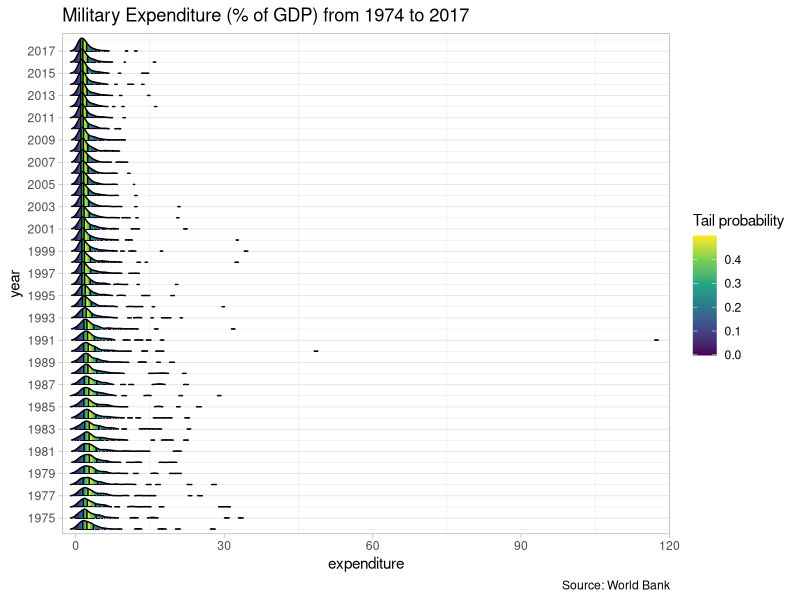
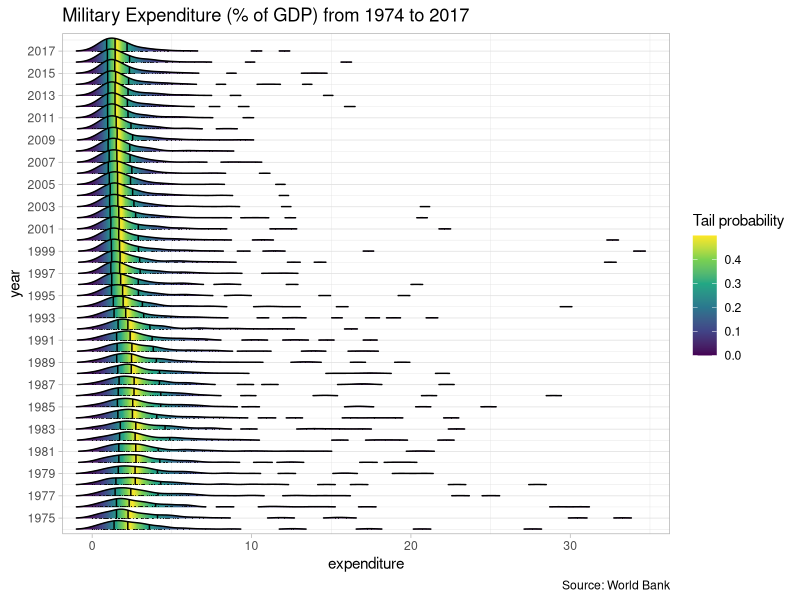
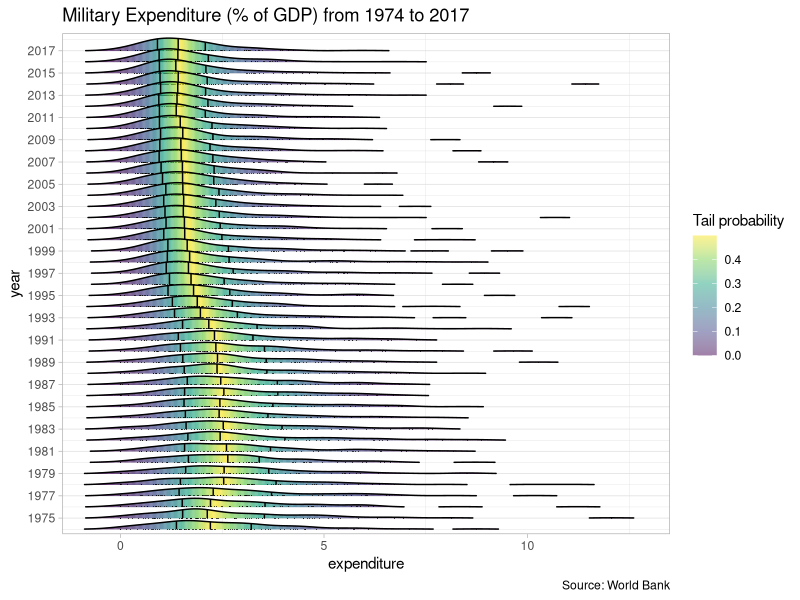

Write R code to recreate these figures, in order.
# Military densities


# Paquetes ----------------------------------------------------------------

library(tidyverse)
library(ggridges)
library(scales)

# Cargar datos ------------------------------------------------------------

mili_exp <- read_csv("data/military_expend.csv")

mili_exp %>%
  ggplot(aes(x = expenditure, y = year, group = year, fill = 0.5 - abs(0.5 - ..ecdf..))) +
  stat_density_ridges(
    geom = "density_ridges_gradient",
    calc_ecdf = TRUE,
    quantiles = 4,
    quantile_lines = TRUE,
    rel_min_height = 0.01,
    jittered_points = TRUE,
    scale = 1.25,
    alpha = 0.7,
    point_shape = ".",
    point_size = 1.25,
    size = 0.25,
    position = position_points_jitter(height = 0)
  ) +
  scale_x_continuous(expand = c(0.01, 0)) +
  scale_y_continuous(breaks = seq(from = 1975, to = 2017, by = 2),
                     expand = c(0.01, 0)) +
  scale_fill_viridis_c(name = "Tail probability") +
  labs(title = "Military Expenditure (% of GDP) from 1974 to 2017",
       caption = "Source: World Bank") +
  theme_light() +
  theme(panel.grid.major.x = element_blank())


# Without the maximum value -----------------------------------------------

mili_exp %>%
  filter(!country == "Kuwait") %>%
  ggplot(aes(x = expenditure, y = year, group = year, fill = 0.5 - abs(0.5 - ..ecdf..))) +
  stat_density_ridges(
    geom = "density_ridges_gradient",
    calc_ecdf = TRUE,
    quantiles = 4,
    quantile_lines = TRUE,
    rel_min_height = 0.01,
    jittered_points = TRUE,
    scale = 1.25,
    alpha = 0.7,
    point_shape = ".",
    point_size = 1.25,
    size = 0.25,
    position = position_points_jitter(height = 0)
  ) +
  scale_x_continuous(expand = c(0.01, 0)) +
  scale_y_continuous(breaks = seq(from = 1975, to = 2017, by = 2),
                     expand = c(0.01, 0)) +
  scale_fill_viridis_c(name = "Tail probability") +
  labs(title = "Military Expenditure (% of GDP) from 1974 to 2017",
       caption = "Source: World Bank") +
  theme_light() +
  theme(panel.grid.major.x = element_blank())


# Without outliers --------------------------------------------------------

countries_ols <- mili_exp %>% 
  filter((abs(expenditure - median(expenditure)) > 3*sd(expenditure))) %>% 
  select(country) %>% 
  unique()

mili_exp_without_ols <- mili_exp %>% 
  filter(!country %in% as.vector(countries_ols$country))

mili_exp_without_ols  %>% 
  ggplot(aes(x = expenditure, y = year, group = year, fill = 0.5 - abs(0.5 - ..ecdf..))) +
  stat_density_ridges(
    geom = "density_ridges_gradient",
    calc_ecdf = TRUE,
    quantiles = 4,
    quantile_lines = TRUE,
    rel_min_height = 0.01,
    jittered_points = TRUE,
    scale = 1.25,
    alpha = 0.7,
    point_shape = ".",
    point_size = 1,
    size = 0.25,
    position = position_points_jitter(height = 0)
  ) +
  scale_x_continuous(expand = c(0.01, 0)) +
  scale_y_continuous(breaks = seq(from = 1975, to = 2017, by = 2),
                     expand = c(0.01, 0)) +
  scale_fill_viridis_c(name = "Tail probability", alpha = 0.5) +
  labs(title = "Military Expenditure (% of GDP) from 1974 to 2017",
       caption = "Source: World Bank") +
  theme_light() +
  theme(panel.grid.major.x = element_blank())
